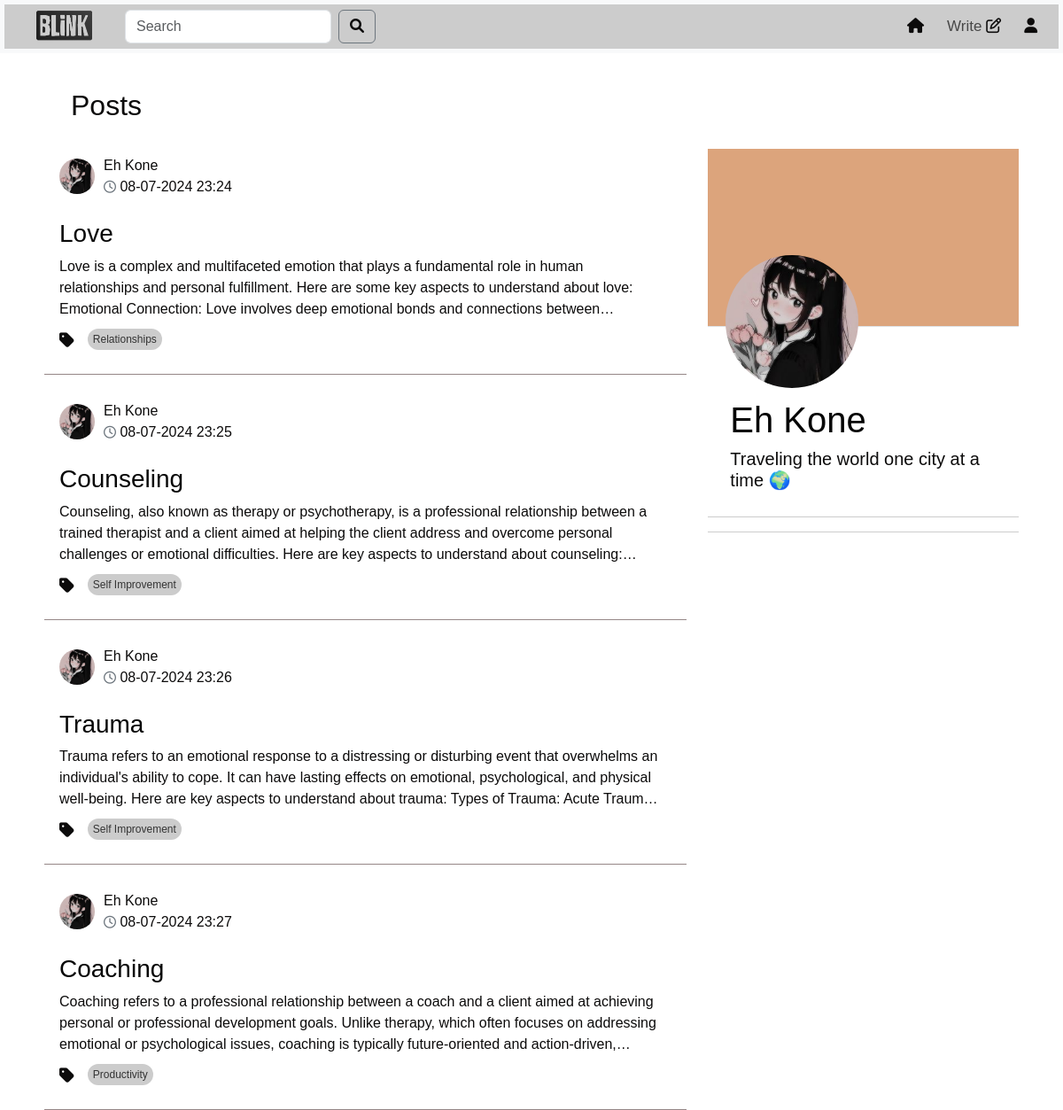
/profile/user_?7 (signed in, upper part), run on an earlier commit of the app's database.
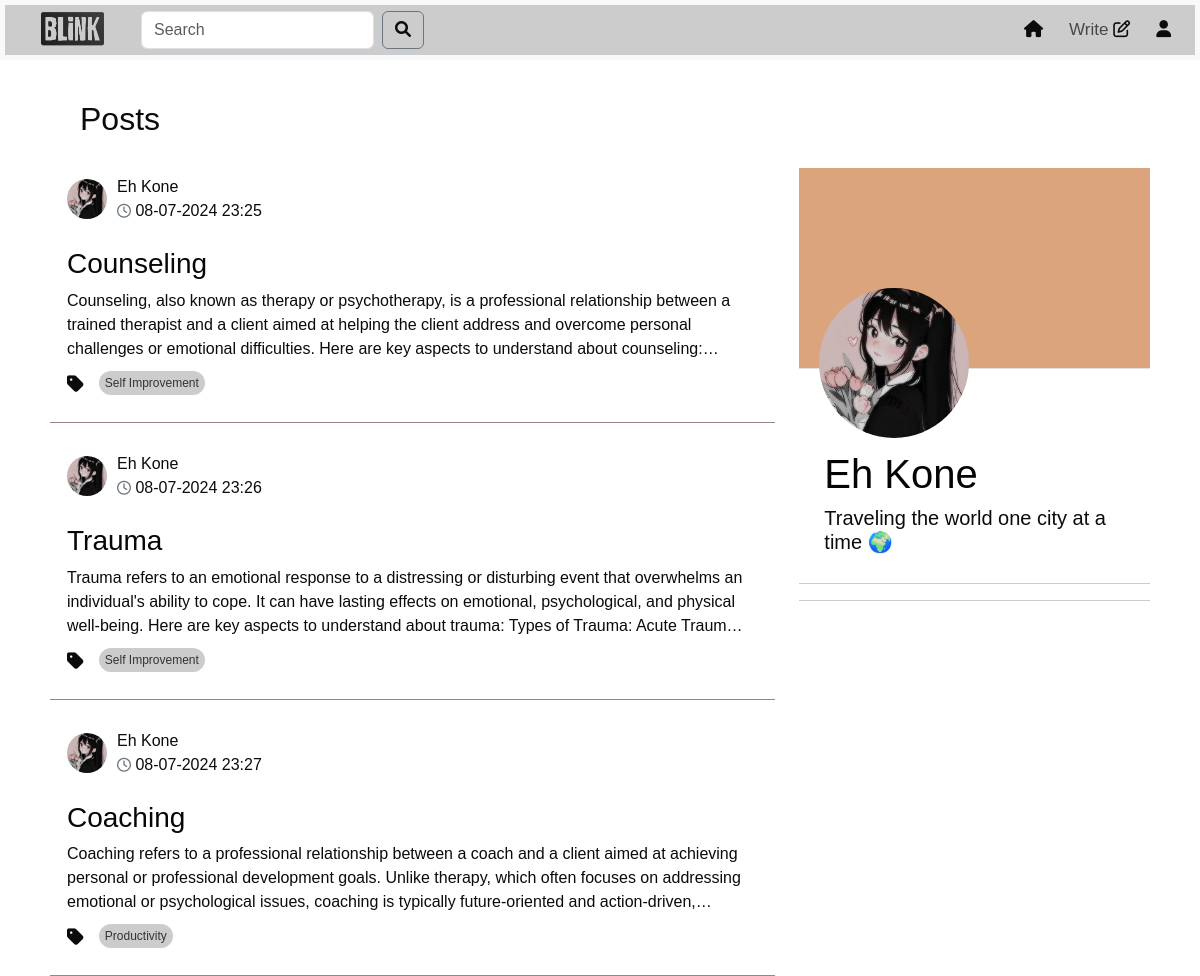
And on a later commit of the database.
### models.py (models this page shows, shortened)
class Post(db.Model):
    id = db.Column(db.Integer, primary_key=True)
    title = db.Column(db.Text())
    content = db.Column(db.Text())
    tag = db.Column(db.Text(), nullable=False)
    user_id = db.Column(db.Integer, db.ForeignKey('user.id'), nullable=False)
    created_date = db.Column(db.DateTime,default=datetime.datetime.now)
    likes = db.Column(db.Integer, default=0)
    meta = db.Column(db.Text, nullable=True)
    comments = db.relationship('Comment', backref='post',cascade="all, delete", lazy=True)

class User(UserMixin,db.Model):
    id = db.Column(db.Integer, primary_key=True)
    username = db.Column(db.String(50), unique=True)
    email =db.Column(db.String(50), unique=True)
    password = db.Column(db.String(100))
    bio = db.Column(db.String(50))
    profile_picture = db.Column(db.String(250))
    posts = db.relationship('Post', backref='author', lazy=True)
    comments = db.relationship('Comment', backref='author', lazy=True)

### route.py (the view)
@app.route('/profile/user_?<int:user_id>', methods=['GET', 'POST'])
@login_required
def profile(user_id,limit=2):
    page = request.args.get('page', 1, type=int)
    per_page = 5  # Number of posts per page
    post = get_posts(page, per_page)
    user = User.query.get_or_404(user_id)
    user_posts = Post.query.filter_by(user_id=user_id).paginate(page=page, per_page=per_page)
    picture_url=get_profile_profile(user_id)
    unique_tags = list(set(tag for tag, in Post.query.with_entities(Post.tag).distinct()))
    popular_posts = Post.query.order_by(Post.likes.desc()).limit(limit).all()
    forms=SearchForm()
    query = forms.search.data
    if forms.validate_on_submit():
         search_results = Post.query.filter(Post.title.ilike(f'%{query}%')).all()
         return render_template('search_results.html' ,post=post, search_results =search_results ,
                                form = forms ,tags=unique_tags,popular_posts=popular_posts)
    return render_template('profile.html', user_id=user_id,user=user,picture_url=picture_url,
                           user_posts=user_posts,form=forms,post=post,tags=unique_tags,popular_posts=popular_posts)

### forms.py
class SearchForm(FlaskForm):
    search = StringField('Search ', validators=[DataRequired()])
    submit = SubmitField('Search')

### route.py (called while the page is built)
@login_manager.user_loader
def loader_user(user_id):
    return User.query.get(user_id)

def get_profile_profile(user_id):
    cwd = os.getcwd()
    user = User.query.get_or_404(user_id)
    if user:
        picture_url = f"/photo/user_profile/{user.profile_picture}"
        return picture_url

def get_posts(page, per_page, tag=None):
    if tag:
        return Post.query.filter(Post.tag.in_([tag])).paginate(page=page, per_page=per_page, error_out=False)
    return Post.query.order_by(Post.created_date.desc()).paginate(page=page, per_page=per_page, error_out=False)

### templates/profile.html (shortened to what this page needs)
<!DOCTYPE html>
<html lang="en">
  <head>
    <link
      href="https://cdn.jsdelivr.net/npm/bootstrap@5.3.3/dist/css/bootstrap.min.css"
      rel="stylesheet"
    />
    <link
      href="https://cdnjs.cloudflare.com/ajax/libs/font-awesome/6.0.0-beta3/css/all.min.css"
      rel="stylesheet"
    />
    <link rel="stylesheet" href="/static/profile.css" />
  </head>
  <body>
    {% include 'topnav.html' %}
    <div class="container">
      <div class="row">
        <div class="col-sm-8">
          <div id="posts-container">
            {% if user_posts %}
            <h2 style="margin-left: 30px">Posts</h2>
            {% for post in user_posts.items %}
            <div class="card">
              <div
                class="card-header d-flex justify-content-between align-items-center"
                onclick="redirectToProfile(event)"
              >
                <div class="profile-image">
                  <img
                    src="{{ url_for('static', filename= picture_url ) }}"
                    width="60"
                    height="60"
                    alt=""
                  />
                </div>
                <div style="width: 800px">
                  <p>
                    {{post.author.username}}<br />
                    <i class="fa-regular fa-clock"></i> {{post.created_date.strftime('%d-%m-%Y %H:%M')}}
                  </p>
                </div>
              </div>
              <div class="card-body" onclick="redirectToFullPost()">
                <a
                class="nav-link"
                href="{{ url_for('full_post',post_id=post.id) }}"
              >
                  <h3 class="card-title">{{post.title}}</h3>
                  <p class="card-text" id="card-description">
                    {{post.meta | safe}}
                  </p>
                  <div class="tags-container">
                    <ul class="list-group list-group-horizontal">
                      <i class="fas fa-tag"></i>
                      <a
                        href="{{ url_for('home_tag',tag=post.tag ) }}"
                        class="tag"
                        >{{post.tag}}
                      </a>
                    </ul>
                </div>
                </a>
              </div>
            </div>
            {% endfor %}
          </div>
          {% else %}
          <h2 style="margin-left: 30px">No Post Yet !</h2>
          {% endif %}
        </div>
        <div class="col-sm-4" style="margin-top: 48px" id="right-column">
          <div style="width: 100%; position: relative" class="border-bottom">
            <div class="bg-black-cover"></div>
            <div
              style="
                display: flex;
                justify-content: start;
                gap: 10px;
                position: absolute;
                bottom: -70px;
                left: 20px;
              "
            >
              <div style="display: flex; flex-direction: column; gap: 10px">
                <img
                  src="{{ url_for('static', filename= picture_url ) }}"
                  class="profile-pic"
                />
              </div>
            </div>
          </div>
          <div class="profileDetail">
            <br>
            <h1>{{user.username}}</h1>
            <h5>{{ user.bio }}</h5>
            <br />
          </div>
          <div class="story"></div>
        </div>
      </div>
    </div>
  </body>
</html>

What changed in the data, as far as the page shows it:
removed Post: author.username "Eh Kone", created_date "08-07-2024 23:24", title "Love", meta "Love is a complex and multifaceted emotion that plays a fundamental role in human relationships and personal fulfillment. Here are some key aspects to understand about love: Emotional Connection: Love involves deep emotional bonds and connections…", tag "Relationships"
